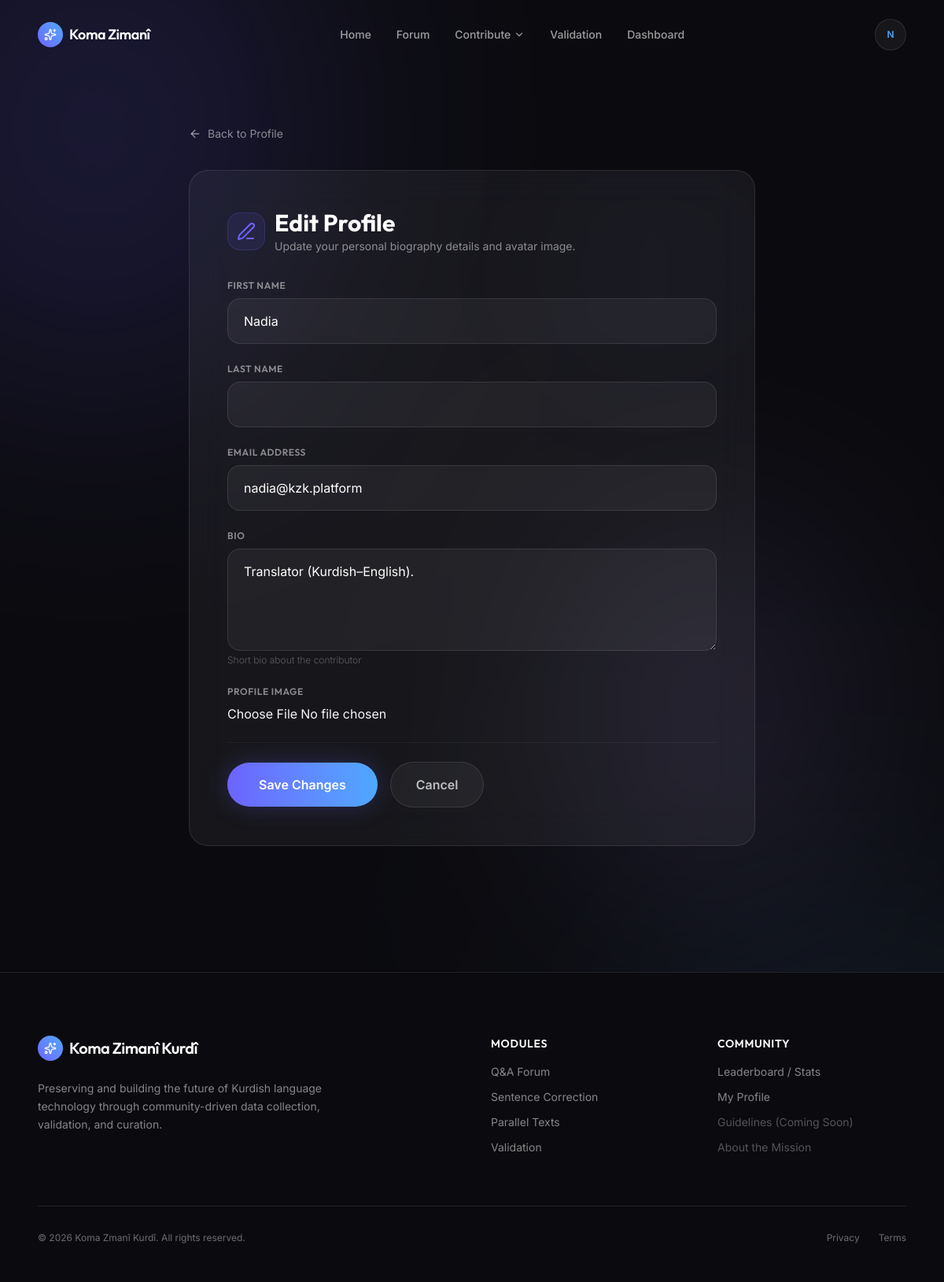
Page /accounts/profile/edit/ (signed in) on the committed database.
### accounts/models.py (models this page shows, shortened)
class User(AbstractUser):
    ROLE_CHOICES = (
        ('normal_user', 'Normal User'),
        ('moderator', 'Moderator'),
        ('admin', 'Admin'),
    )
    role = models.CharField(max_length=20, choices=ROLE_CHOICES, default='normal_user')
    bio = models.TextField(blank=True, null=True, help_text="Short bio about the contributor")
    profile_image = models.ImageField(upload_to='profile_images/', blank=True, null=True)
    @property
    def is_moderator(self):
        return self.role in ['moderator', 'admin'] or self.is_staff or self.is_superuser
    @property
    def is_site_admin(self):
        return self.role == 'admin' or self.is_superuser

### accounts/views.py (the view)
# urls.py: path('profile/edit/', views.profile_edit, name='profile_edit'),
@login_required
def profile_edit(request):
    if request.method == 'POST':
        form = ProfileEditForm(request.POST, request.FILES, instance=request.user)
        if form.is_valid():
            form.save()
            messages.success(request, "Your profile has been updated.")
            return redirect('profile')
    else:
        form = ProfileEditForm(instance=request.user)
    return render(request, 'accounts/profile_edit.html', {'form': form})

### accounts/forms.py (shortened to what this page needs)
class ProfileEditForm(forms.ModelForm):
    class Meta:
        model = User
        fields = ('first_name', 'last_name', 'email', 'bio', 'profile_image')
        widgets = {
            'bio': forms.Textarea(attrs={'rows': 4, 'placeholder': 'Tell the community about yourself...'}),
        }

### templates/accounts/profile_edit.html (shortened to what this page needs)
{% extends "base.html" %}
{% block content %}
    <div class="max-w-3xl mx-auto px-6 pt-16 pb-20">
        <div class="reveal-up mb-8">
            <a href="{% url 'profile' %}" class="inline-flex items-center gap-2 text-sm text-white/50 hover:text-white transition-colors">
                <i data-lucide="arrow-left" class="w-4 h-4"></i> Back to Profile
            </a>
        </div>
        <div class="reveal-up bg-white/5 border border-white/10 rounded-3xl p-8 md:p-12 backdrop-blur-xl relative overflow-hidden">
            <div class="absolute top-0 right-0 w-64 h-64 bg-[#6C63FF]/5 rounded-full filter blur-[80px] pointer-events-none"></div>
            <div class="relative z-10">
                <div class="flex items-center gap-3 mb-8">
                    <div class="w-12 h-12 rounded-2xl bg-[#6C63FF]/10 flex items-center justify-center border border-[#6C63FF]/20">
                        <i data-lucide="edit-3" class="text-[#6C63FF] w-6 h-6"></i>
                    </div>
                    <div>
                        <h1 class="text-3xl font-outfit font-bold text-white">Edit Profile</h1>
                        <p class="text-sm text-white/50 font-sans mt-0.5">Update your personal biography details and avatar image.</p>
                    </div>
                </div>
                <form method="post" enctype="multipart/form-data" class="space-y-6">
                    {% for field in form %}
                        <div class="flex flex-col">
                            <label for="{{ field.id_for_label }}" class="text-xs font-semibold text-white/50 uppercase tracking-wider mb-2 block font-outfit">{{ field.label }}</label>
                            {{ field }}
                            {% if field.help_text %}<span class="text-xs text-white/30 mt-1 block font-sans font-light">{{ field.help_text }}</span>{% endif %}
                        </div>
                    {% endfor %}
                    <div class="flex flex-col sm:flex-row items-center gap-4 pt-6 border-t border-white/5">
                        <button type="submit" class="w-full sm:w-auto px-10 py-4 rounded-full bg-gradient-to-r from-[#6C63FF] to-[#4DA8FF] text-white font-semibold hover:scale-105 transition-transform shadow-[0_0_30px_rgba(108,99,255,0.25)]">
                            Save Changes
                        </button>
                        <a href="{% url 'profile' %}" class="w-full sm:w-auto text-center px-8 py-4 rounded-full bg-white/5 text-white/70 font-semibold hover:bg-white/10 border border-white/10 transition-colors">
                            Cancel
                        </a>
                    </div>
                </form>
            </div>
        </div>
    </div>
{% endblock content %}

### templates/base.html (shortened to what this page needs)
<!DOCTYPE html>
{% load static %}
<html lang="en">
<head>
    <link rel="stylesheet" href="{% static 'css/output.css' %}">
</head>
<body class="min-h-screen relative flex flex-col pt-24">
    <div class="fixed inset-0 overflow-hidden pointer-events-none z-[-1]">
        <div class="absolute top-[-10%] left-[-10%] w-[40%] h-[40%] bg-[#6C63FF] rounded-full mix-blend-screen filter blur-[150px] opacity-20 animate-pulse-slow"></div>
    </div>
    <nav id="navbar" class="fixed top-0 w-full z-50 transition-all duration-500 bg-transparent py-6">
        <div class="max-w-7xl mx-auto px-6 md:px-12 flex items-center justify-between">
            <a href="{% url 'home' %}" class="flex items-center gap-2 cursor-pointer group">
                <div class="w-8 h-8 rounded-full bg-gradient-to-tr from-[#6C63FF] to-[#4DA8FF] flex items-center justify-center group-hover:scale-110 transition-transform">
                    <i data-lucide="sparkles" class="text-white w-4 h-4"></i>
                </div>
                <span class="font-outfit font-semibold text-lg tracking-tight text-white">Koma Zimanî</span>
            </a>
            <div class="hidden md:flex items-center gap-8">
                <a href="{% url 'home' %}" class="nav-btn text-sm font-medium transition-colors hover:text-white {% if request.resolver_match.url_name == 'home' %}text-white font-semibold{% else %}text-white/60{% endif %}">Home</a>
                <a href="{% url 'question_list' %}" class="nav-btn text-sm font-medium transition-colors hover:text-white {% if 'forum' in request.path %}text-white font-semibold{% else %}text-white/60{% endif %}">Forum</a>
                <div class="relative dropdown-container">
                    <button class="flex items-center gap-1 nav-btn text-sm font-medium transition-colors hover:text-white {% if 'contribution' in request.path %}text-white font-semibold{% else %}text-white/60{% endif %}">
                        Contribute <i data-lucide="chevron-down" class="w-3.5 h-3.5"></i>
                    </button>
                </div>
                <a href="{% url 'validation_home' %}" class="nav-btn text-sm font-medium transition-colors hover:text-white {% if 'validation' in request.path %}text-white font-semibold{% else %}text-white/60{% endif %}">Validation</a>
                {% if user.is_authenticated %}
                    <a href="{% url 'dashboard' %}" class="nav-btn text-sm font-medium transition-colors hover:text-white {% if 'dashboard' in request.path %}text-white font-semibold{% else %}text-white/60{% endif %}">Dashboard</a>
                {% endif %}
            </div>
            <div class="flex items-center gap-4">
                {% if user.is_authenticated %}
                    <div class="relative dropdown-container">
                        <button class="w-10 h-10 rounded-full bg-white/5 border border-white/10 flex items-center justify-center hover:bg-white/10 hover:border-white/20 transition-all overflow-hidden focus:outline-none">
                            {% if user.profile_image %}
                                <img src="{{ user.profile_image.url }}" alt="Profile" class="w-full h-full object-cover" width="40" height="40" loading="lazy" decoding="async">
                            {% else %}
                                <span class="text-xs font-semibold text-[#4DA8FF]">{{ user.username|first|upper }}</span>
                            {% endif %}
                        </button>
                    </div>
                {% endif %}
            </div>
        </div>
    </nav>
    <main class="flex-1 w-full relative z-10">
        {% block content %}{% endblock content %}
    </main>
    <footer class="border-t border-white/10 bg-[#0B0B0F] pt-20 pb-12 mt-20 relative z-10">
        <div class="max-w-7xl mx-auto px-6 md:px-12">
            <div class="grid grid-cols-1 md:grid-cols-4 gap-12 mb-16">
                <div class="col-span-1 md:col-span-2">
                    <div class="flex items-center gap-2 mb-6">
                        <div class="w-8 h-8 rounded-full bg-gradient-to-tr from-[#6C63FF] to-[#4DA8FF] flex items-center justify-center">
                            <i data-lucide="sparkles" class="text-white w-4 h-4"></i>
                        </div>
                        <span class="font-outfit font-semibold text-xl tracking-tight text-white">Koma Zimanî Kurdî</span>
                    </div>
                    <p class="text-white/50 text-sm max-w-sm leading-relaxed">
                        Preserving and building the future of Kurdish language technology through community-driven data collection, validation, and curation.
                    </p>
                </div>
                <div>
                    <h4 class="text-white font-semibold text-sm tracking-wider uppercase mb-4 font-outfit">Modules</h4>
                    <ul class="space-y-3 text-sm text-white/50">
                        <li><a href="{% url 'question_list' %}" class="hover:text-white transition-colors">Q&A Forum</a></li>
                        <li><a href="{% url 'correct_this' %}" class="hover:text-white transition-colors">Sentence Correction</a></li>
                        <li><a href="{% url 'parallel_text' %}" class="hover:text-white transition-colors">Parallel Texts</a></li>
                        <li><a href="{% url 'validation_home' %}" class="hover:text-white transition-colors">Validation</a></li>
                    </ul>
                </div>
                <div>
                    <h4 class="text-white font-semibold text-sm tracking-wider uppercase mb-4 font-outfit">Community</h4>
                    <ul class="space-y-3 text-sm text-white/50">
                        {% if user.is_authenticated %}
                            <li><a href="{% url 'dashboard' %}" class="hover:text-white transition-colors">Leaderboard / Stats</a></li>
                            <li><a href="{% url 'profile' %}" class="hover:text-white transition-colors">My Profile</a></li>
                        {% endif %}
                        <li><span class="text-white/30 cursor-not-allowed">Guidelines (Coming Soon)</span></li>
                        <li><span class="text-white/30 cursor-not-allowed">About the Mission</span></li>
                    </ul>
                </div>
            </div>
            <div class="flex flex-col md:flex-row justify-between items-center pt-8 border-t border-white/10 text-xs text-white/40">
                <p>© 2026 Koma Zmanî Kurdî. All rights reserved.</p>
                <div class="flex gap-6 mt-4 md:mt-0">
                    <span class="hover:text-white transition-colors cursor-pointer">Privacy</span>
                    <span class="hover:text-white transition-colors cursor-pointer">Terms</span>
                </div>
            </div>
        </div>
    </footer>
</body>
</html>

### rows in the picture
User: username|first "N", form "Nadia" "nadia@kzk.platform" "Translator (Kurdish–English)."

### other values in the picture
{{ field.label }} "FIRST NAME" "LAST NAME" "EMAIL ADDRESS" "BIO" "PROFILE IMAGE"
{{ field.help_text }} "Short bio about the contributor"
